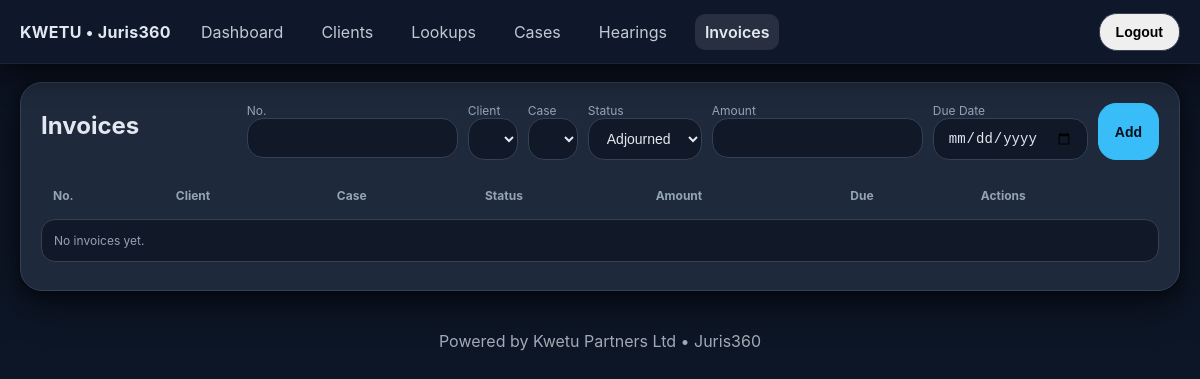
/invoices (signed in), run on an earlier commit of the app's database.
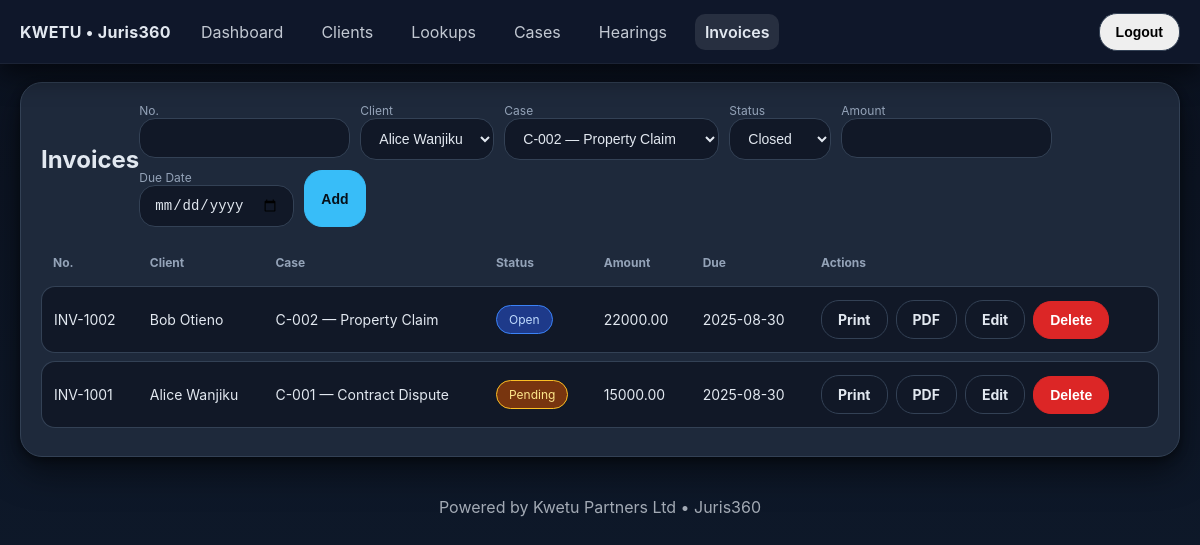
And on a later commit of the database.
### app.py (models this page shows)
class Invoice(db.Model):
    id = db.Column(db.Integer, primary_key=True)
    number = db.Column(db.String(40), nullable=False)
    client_id = db.Column(db.Integer, db.ForeignKey('client.id'), nullable=False)
    case_id = db.Column(db.Integer, db.ForeignKey('case.id'), nullable=False)
    status_id = db.Column(db.Integer, db.ForeignKey('case_status.id'), nullable=False)
    amount = db.Column(db.Numeric(12,2), nullable=False)
    due_date = db.Column(db.Date, nullable=True)
    client = db.relationship('Client', back_populates='invoices')
    case = db.relationship('Case', back_populates='invoices')
    status = db.relationship('CaseStatus', back_populates='invoices')
    payments = db.relationship('Payment', back_populates='invoice',
                               cascade='all, delete-orphan', lazy='dynamic')

class Client(db.Model):
    id = db.Column(db.Integer, primary_key=True)
    name = db.Column(db.String(120), nullable=False)
    phone = db.Column(db.String(50))
    email = db.Column(db.String(120))
    address = db.Column(db.String(200))
    cases = db.relationship('Case', back_populates='client', cascade='all, delete-orphan')
    invoices = db.relationship('Invoice', back_populates='client', cascade='all, delete-orphan')

class Case(db.Model):
    id = db.Column(db.Integer, primary_key=True)
    ref = db.Column(db.String(40), nullable=False)
    title = db.Column(db.String(200), nullable=False)
    client_id = db.Column(db.Integer, db.ForeignKey('client.id'), nullable=False)
    case_type_id = db.Column(db.Integer, db.ForeignKey('case_type.id'), nullable=False)
    status_id = db.Column(db.Integer, db.ForeignKey('case_status.id'), nullable=False)
    opened_on = db.Column(db.Date, default=date.today)
    next_hearing_date = db.Column(db.Date, nullable=True)
    client = db.relationship('Client', back_populates='cases')
    case_type = db.relationship('CaseType', back_populates='cases')
    status = db.relationship('CaseStatus', back_populates='cases')
    hearings = db.relationship('Hearing', back_populates='case', cascade='all, delete-orphan')
    invoices = db.relationship('Invoice', back_populates='case', cascade='all, delete-orphan')

class CaseStatus(db.Model):
    id = db.Column(db.Integer, primary_key=True)
    name = db.Column(db.String(40), unique=True, nullable=False)
    cases = db.relationship('Case', back_populates='status')
    hearings = db.relationship('Hearing', back_populates='status')
    invoices = db.relationship('Invoice', back_populates='status')

### app.py (the view)
@app.route('/invoices')
@login_required
def invoices():
    rows = Invoice.query.order_by(Invoice.id.desc()).all()
    return render_template('invoices.html', active='invoices', rows=rows,
        clients=Client.query.order_by(Client.name).all(),
        cases=Case.query.order_by(Case.id.desc()).all(),
        status=CaseStatus.query.order_by(CaseStatus.name).all(),
        edit=None, payments=None, paid=None, balance=None)

### app.py (called while the page is built)
def login_required(view):
    @wraps(view)
    def _wrap(*a, **kw):
        if not app.config['REQUIRE_LOGIN'] or session.get('user'):
            return view(*a, **kw)
        return redirect(url_for('login', next=request.path))
    return _wrap

@app.context_processor
def inject_globals():
    return dict(config=app.config, session=session)

### templates/invoices.html (shortened to what this page needs)
{% extends "base.html" %}
{% block content %}
<div class="card">
  <div class="section-head">
    <h1>Invoices</h1>
    <form method="post" action="{{ url_for('invoices_create') }}" class="inline">
      <label>No.<br><input class="input" name="number" required></label>
      <label>Client<br>
        <select name="client_id" class="select" required>
          {% for c in clients %}<option value="{{ c.id }}">{{ c.name }}</option>{% endfor %}
        </select>
      </label>
      <label>Case<br>
        <select name="case_id" class="select" required>
          {% for c in cases %}<option value="{{ c.id }}">{{ c.ref }} — {{ c.title }}</option>{% endfor %}
        </select>
      </label>
      <label>Status<br>
        <select name="status_id" class="select" required>
          {% for s in status %}<option value="{{ s.id }}">{{ s.name }}</option>{% endfor %}
        </select>
      </label>
      <label>Amount<br><input class="input" type="number" step="0.01" name="amount" required></label>
      <label>Due Date<br><input class="input" type="date" name="due_date"></label>
      <button class="btn primary">Add</button>
    </form>
  </div>
  <table>
    <thead><tr><th>No.</th><th>Client</th><th>Case</th><th>Status</th><th>Amount</th><th>Due</th><th>Actions</th></tr></thead>
    <tbody>
      {% for r in rows %}
      <tr>
        <td>{{ r.number }}</td>
        <td>{{ r.client.name }}</td>
        <td>{{ r.case.ref }} — {{ r.case.title }}</td>
        <td><span class="badge {{ r.status.name|lower }}">{{ r.status.name }}</span></td>
        <td>{{ '%.2f'|format(r.amount or 0) }}</td>
        <td>{{ r.due_date.strftime('%Y-%m-%d') if r.due_date else '' }}</td>
        <td class="actions" style="display:flex;gap:.5rem;flex-wrap:wrap;align-items:center">
          <a class="btn ghost" target="_blank" href="{{ url_for('invoice_view', id=r.id) }}">Print</a>
          <a class="btn ghost" href="{{ url_for('invoice_pdf', id=r.id) }}">PDF</a>
          <a class="btn ghost" href="{{ url_for('invoices_edit', id=r.id) }}">Edit</a>
          <form method="post" action="{{ url_for('invoices_delete', id=r.id) }}" onsubmit="return confirm('Delete invoice?')">
            <button class="btn danger">Delete</button>
          </form>
        </td>
      </tr>
      {% endfor %}
      {% if not rows %}<tr><td colspan="7" class="small">No invoices yet.</td></tr>{% endif %}
    </tbody>
  </table>
</div>
{% endblock %}

### templates/base.html (shortened to what this page needs)
<!DOCTYPE html>
<html lang="en">
<head>
  <link rel="stylesheet" href="{{ url_for('static', filename='kwetu.css') }}">
</head>
<body>
  <header class="topbar">
    <div class="brand"><a href="{{ url_for('dashboard') }}">KWETU • Juris360</a></div>
    <nav class="menu">
      <a href="{{ url_for('dashboard') }}" class="{% if active=='dashboard' %}active{% endif %}">Dashboard</a>
      <a href="{{ url_for('clients') }}" class="{% if active=='clients' %}active{% endif %}">Clients</a>
      <a href="{{ url_for('lookups') }}" class="{% if active=='lookups' %}active{% endif %}">Lookups</a>
      <a href="{{ url_for('cases') }}" class="{% if active=='cases' %}active{% endif %}">Cases</a>
      <a href="{{ url_for('hearings') }}" class="{% if active=='hearings' %}active{% endif %}">Hearings</a>
      <a href="{{ url_for('invoices') }}" class="{% if active=='invoices' %}active{% endif %}">Invoices</a>
    </nav>
    {% if config.REQUIRE_LOGIN and session.get('user') %}
    <form method="post" action="{{ url_for('logout') }}">
      <button class="btn">Logout</button>
    </form>
    {% endif %}
  </header>
  <main class="container">
    {% block content %}{% endblock %}
  </main>
  <footer>Powered by Kwetu Partners Ltd • Juris360</footer>
</body>
</html>

### static/kwetu.css (style rules this page uses)
:root { --topbar-start:#0f172a; --topbar-end:#1e293b; --accent:#38bdf8; --accent-strong:#22d3ee; --bg:#0b1220; --bg-soft:#0f1b2d; --surface:#111827; --card:#1e293b; --text:#e2e8f0; --muted:#94a3b8; --border:#334155; --danger:#dc2626; --success:#16a34a; --info:#1d4ed8; --shadow:0 14px 34px rgba(0,0,0,.5), 0 3px 10px rgba(0,0,0,.4); }
* { box-sizing:border-box }
html,body { height:100% }
body { margin:0; font-family:Inter, ui-sans-serif, system-ui, -apple-system, Segoe UI, Roboto, Arial, Noto Sans; background:linear-gradient(180deg, var(--bg), var(--bg-soft)); color:var(--text); }
.topbar { height:64px; background: linear-gradient(90deg,var(--topbar-start),var(--topbar-end)); color:#f8fafc; padding:0 24px; display:grid; grid-template-columns:auto 1fr auto; align-items:center; gap:18px; position:sticky;top:0;z-index:10; box-shadow:0 10px 28px rgba(0,0,0,.6); border-bottom:1px solid rgba(255,255,255,.05); }
.brand { font-weight:800;letter-spacing:.3px }
.container { max-width:1200px;margin:26px auto;padding:0 18px }
.card { background:var(--card); border:1px solid var(--border); border-radius:22px; padding:20px; box-shadow:var(--shadow); margin-bottom:20px; }
h1 { font-size:24px;margin:0 0 12px }
.section-head { display:flex;align-items:center;justify-content:space-between;margin-bottom:12px }
label { font-size:12px;color:var(--muted) }
.input,.select,.textarea { width:100%;padding:11px 14px;border-radius:16px;border:1px solid var(--border); background:var(--surface);color:var(--text);font-size:14px;outline:none;transition:border-color .15s, box-shadow .15s; }
.btn { display:inline-block;padding:10px 16px;border-radius:18px;border:1px solid var(--border);text-decoration:none;font-size:14px;transition:transform .12s, box-shadow .12s; font-weight:700 }
.btn.primary { background:var(--accent);border-color:var(--accent);color:#06101a }
.btn.danger { background:var(--danger);border-color:var(--danger);color:#fff }
.btn.ghost { background:var(--surface);color:var(--text) }
.actions { display:flex;gap:8px }
table { width:100%;border-collapse:separate;border-spacing:0 8px }
thead th { color:var(--muted);font-weight:700;font-size:12px;padding:8px 12px;text-align:left }
tbody td { background:var(--surface);border-top:1px solid var(--border);border-bottom:1px solid var(--border); padding:13px 12px;font-size:14px;color:var(--text) }
tbody tr { transition:transform .08s ease, box-shadow .12s ease }
tbody tr td:first-child { border-left:1px solid var(--border);border-top-left-radius:14px;border-bottom-left-radius:14px }
tbody tr td:last-child { border-right:1px solid var(--border);border-top-right-radius:14px;border-bottom-right-radius:14px }
.badge { padding:6px 12px;border-radius:999px;font-size:12px;border:1px solid var(--border);display:inline-block }
.badge.pending { background:#78350f;color:#fde68a;border-color:#fbbf24 }
.badge.open { background:#1e3a8a;color:#bfdbfe;border-color:#3b82f6 }
form.inline { display:flex;gap:10px;flex-wrap:wrap }

### templates/base.html (style rules this page uses)
.topbar { display:flex;align-items:center;gap:20px;padding:14px 20px;background:var(--surface-1, #0f172a);position:sticky;top:0;z-index:10 }
.brand a { color:var(--text,#e2e8f0);font-weight:700;text-decoration:none }
.menu { display:flex;gap:18px;flex-wrap:wrap }
.menu a { color:var(--text,#e2e8f0);opacity:.85;text-decoration:none;padding:8px 10px;border-radius:10px }
.menu a.active { opacity:1;background:rgba(255,255,255,.10);font-weight:600 }
.container { max-width:1200px;margin:18px auto;padding:0 20px }
footer { opacity:.7;text-align:center;margin:40px 0 10px }

What changed in the data, as far as the page shows it:
added Invoice: number "INV-1002", client.name "Bob Otieno", case.ref "C-002", case "Property Claim", status.name "Open", amount "22000.00", due_date "2025-08-30"
added Invoice: number "INV-1001", client.name "Alice Wanjiku", case.ref "C-001", case "Contract Dispute", status.name "Pending", amount "15000.00", due_date "2025-08-30"
Also different on the page:
form field client_id: (not shown) → "Alice Wanjiku"
form field case_id: (not shown) → "C-002 — Property Claim"
form field status_id: "Adjourned" → "Closed"
text no longer shown: "No invoices yet."
